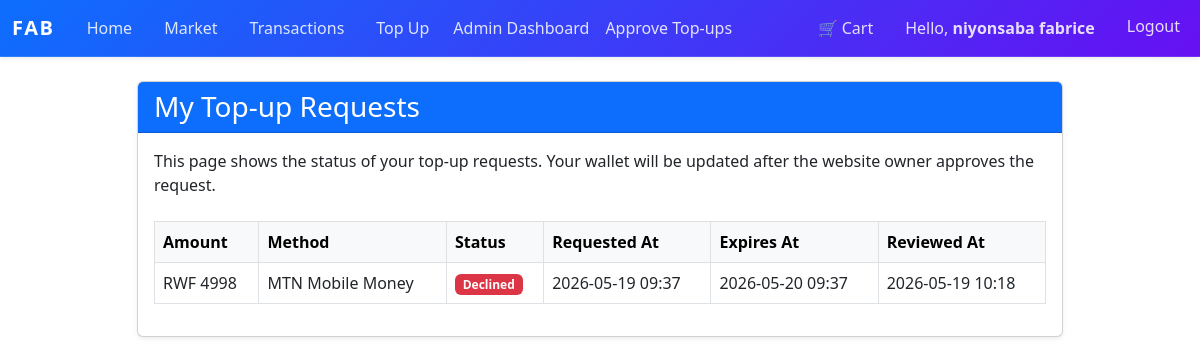
/my-top-ups (signed in), run on an earlier commit of the app's database.
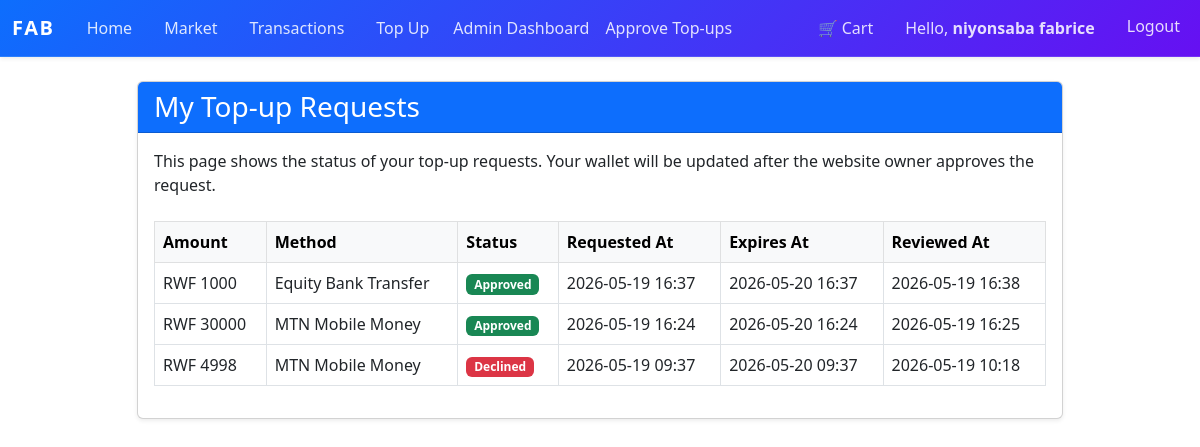
And on a later commit of the database.
### market/models.py (models this page shows, shortened)
class TopUpRequest(db.Model):
    __tablename__ = 'top_up_request'
    id          = db.Column(db.Integer, primary_key=True)
    user_id     = db.Column(db.Integer, db.ForeignKey('user.id'), nullable=False)
    amount      = db.Column(db.Integer, nullable=False)
    method      = db.Column(db.String(20), nullable=False)
    status      = db.Column(db.String(20), nullable=False, default='pending')
    created_at  = db.Column(db.DateTime, nullable=False, default=lambda: datetime.now(timezone.utc))   # ✅ FIXED: utcnow() deprecated
    expires_at  = db.Column(db.DateTime, nullable=False, default=lambda: datetime.now(timezone.utc) + timedelta(hours=24))
    reviewed_at = db.Column(db.DateTime)
    reviewer_id = db.Column(db.Integer, db.ForeignKey('user.id'))
    user = db.relationship('User', foreign_keys=[user_id], overlaps='requester,top_up_requests')

### market/routes.py (the view)
@app.route('/my-top-ups')
@login_required
def my_top_ups():
    requests = TopUpRequest.query.filter_by(user_id=current_user.id).order_by(TopUpRequest.id.desc()).all()
    return render_template('my_top_ups.html', requests=requests)

### market/models.py (called while the page is built)
@login_manager.user_loader
def load_user(user_id):
    return db.session.get(User, int(user_id))  # ✅ FIXED: replaced deprecated User.query.get()

### market/templates/my_top_ups.html
{% extends "base.html" %}
{% block content %}
<div class="row justify-content-center">
    <div class="col-md-10">
        <div class="card shadow-sm">
            <div class="card-header bg-primary text-white">
                <h3 class="mb-0">My Top-up Requests</h3>
            </div>
            <div class="card-body">
                <p class="mb-4">This page shows the status of your top-up requests. Your wallet will be updated after the website owner approves the request.</p>
                {% if requests %}
                <div class="table-responsive">
                    <table class="table table-bordered table-hover align-middle">
                        <thead class="table-light">
                            <tr>
                                <th>Amount</th>
                                <th>Method</th>
                                <th>Status</th>
                                <th>Requested At</th>
                                <th>Expires At</th>
                                <th>Reviewed At</th>
                            </tr>
                        </thead>
                        <tbody>
                            {% for req in requests %}
                            <tr>
                                <td>RWF {{ req.amount }}</td>
                                <td>{{ 'MTN Mobile Money' if req.method == 'mtn' else 'Equity Bank Transfer' }}</td>
                                <td>
                                    {% if req.status == 'pending' %}
                                        <span class="badge bg-warning text-dark">Pending</span>
                                    {% elif req.status == 'approved' %}
                                        <span class="badge bg-success">Approved</span>
                                    {% else %}
                                        <span class="badge bg-danger">Declined</span>
                                    {% endif %}
                                </td>
                                <td>{{ req.created_at.strftime('%Y-%m-%d %H:%M') }}</td>
                                <td>{{ req.expires_at.strftime('%Y-%m-%d %H:%M') }}</td>
                                <td>
                                    {% if req.reviewed_at %}
                                        {{ req.reviewed_at.strftime('%Y-%m-%d %H:%M') }}
                                    {% else %}
                                        —
                                    {% endif %}
                                </td>
                            </tr>
                            {% endfor %}
                        </tbody>
                    </table>
                </div>
                {% else %}
                <div class="alert alert-info" role="alert">
                    You have not submitted any top-up requests yet.
                </div>
                {% endif %}
            </div>
        </div>
    </div>
</div>
{% endblock %}

What changed in the data, as far as the page shows it:
added TopUpRequest: amount "1000", method "Equity Bank Transfer", status "Approved", created_at "2026-05-19 16:37", expires_at "2026-05-20 16:37", reviewed_at "2026-05-19 16:38"
added TopUpRequest: amount "30000", method "MTN Mobile Money", status "Approved", created_at "2026-05-19 16:24", expires_at "2026-05-20 16:24", reviewed_at "2026-05-19 16:25"
